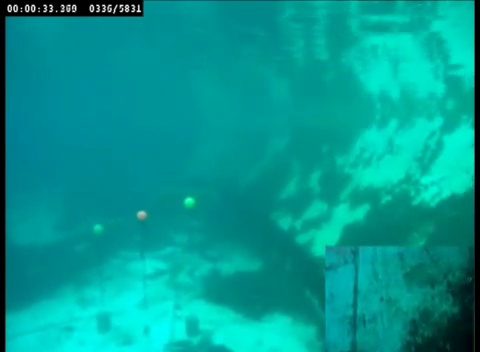
//> input picture Challenges/CHALLENGE-1/src/1002.jpeg, 480 x 352 px, given in place of the camera
$ ./edgeDetectionSample   (built with g++ and OpenCV 4)
//> lines starting //> are read from the running program, lines starting //| are printed output that depends on the picture
//Author: Keifer Edelmayer
/*
Program Description: With use of webcam, program is able to perform edge detection on
objects within frame of webcam. An additional control window with slider control for
threshold levels accepted has been created to allow for filtering of desired level.
*/
#include <iostream>
#include <stdio.h>
#include <stdlib.h>
#include "opencv2/opencv.hpp"

using namespace cv; using namespace std;

void edgeDetection( Mat frame );

int edgeThresh = 1;
int lowThreshold;
int const max_lowThreshold = 100;
int ratio = 3;
int kernel_size = 3;
//char* window_name = "Edge Map";


int main(int argc, char** argv){
    VideoCapture cap;
    // open the default camera, use something diffrent from 0 otherwise;
    // Check videocapture documentation
    if(!cap.open(0))
        return 0;

    namedWindow("Control", CV_WINDOW_AUTOSIZE);

    //create a trackbar for threshold control for edge detection
    cvCreateTrackbar( "Min Threshold:", "Control", &lowThreshold, max_lowThreshold );

    for(;;){  //infinite loop, runs till no more frames or key break
        Mat frame;
        cap >> frame;
//> frame is the input picture: 352 rows x 480 cols, CV_8UC3; mean B, G, R 146.5, 154, 1.9
        if( frame.empty() )
            break;

       edgeDetection( frame );

        if( waitKey(10) == 27 )
            break;
    }
    return 0;
}

void edgeDetection( Mat frame ){
    Mat frame_gray, dst, detected_edges; //create another frame for grayscale conversion

    //creation of a matrix of same size and type
    dst.create( frame.size(), frame.type() );
    cvtColor( frame, frame_gray, COLOR_BGR2GRAY );
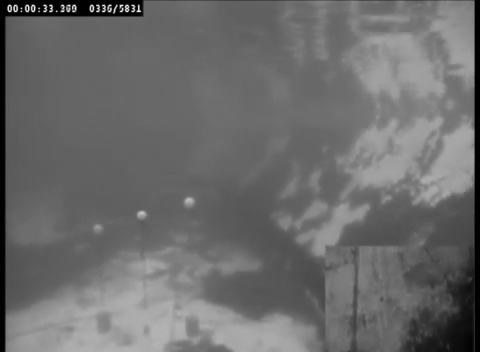
//> frame_gray: 352 rows x 480 cols, CV_8UC1; min 0, max 253, mean 107.7

    //blur of grayscale img  to filter noise
    blur( frame_gray, detected_edges, Size(3,3) );

    //OpenCV edge detection alg function
    Canny( detected_edges, detected_edges, lowThreshold, lowThreshold*ratio, kernel_size);
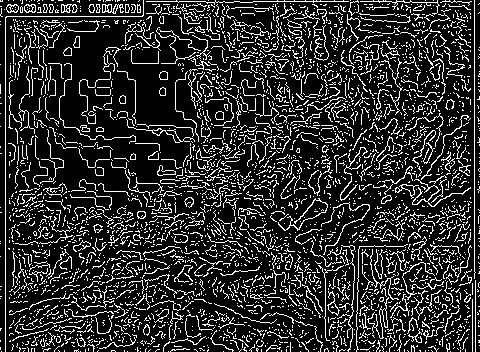
//> detected_edges: 352 rows x 480 cols, CV_8UC1; 17.8% white in thin lines or dots

    //fill the image with a black backround
    dst = Scalar::all(0);

    //fill in all accepted edge pixels on top of black img
    frame.copyTo( dst, detected_edges);
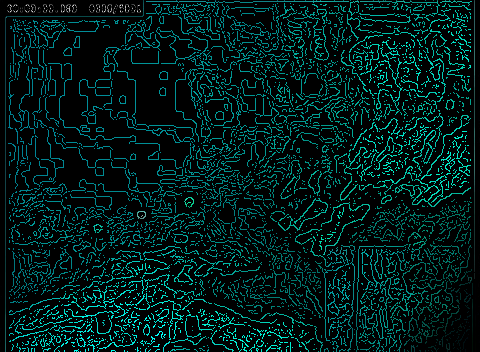
//> dst: 352 rows x 480 cols, CV_8UC3; mean B, G, R 26.1, 27.6, 0.6
//> the Esc key is pressed

    //display edge detection video feed back to user
    //imshow( window_name, dst );
    imshow( "threshold img", dst);
}

$ run again, on Challenges/CHALLENGE-1/src/1344.jpeg
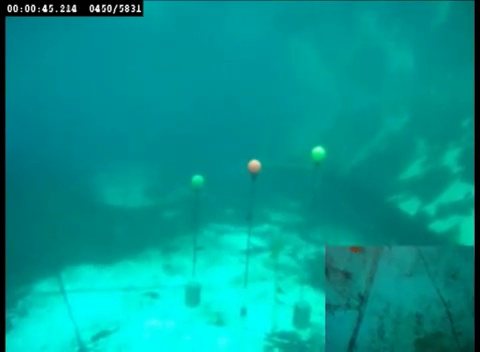
//> input picture Challenges/CHALLENGE-1/src/1344.jpeg, 480 x 352 px, given in place of the camera
//> frame is the input picture: 352 rows x 480 cols, CV_8UC3; mean B, G, R 145.8, 151.3, 2.5
//> in edgeDetection, `Canny( detected_edges, detected_edges, lowThreshold, lowThreshold*rati..`:
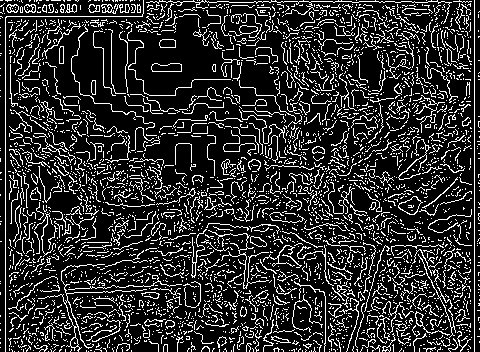
//> detected_edges: 352 rows x 480 cols, CV_8UC1; 17.9% white in thin lines or dots
//> in edgeDetection, `frame.copyTo( dst, detected_edges);`:
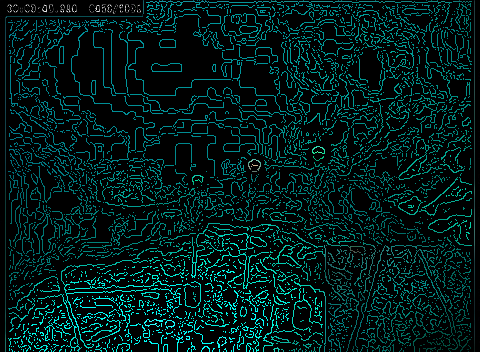
//> dst: 352 rows x 480 cols, CV_8UC3; mean B, G, R 26, 27.1, 0.7

$ run again, on Challenges/CHALLENGE-1/src/20.jpeg
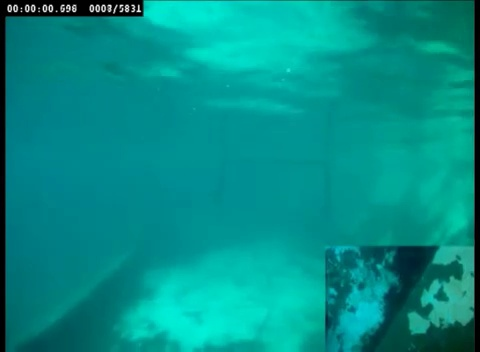
//> input picture Challenges/CHALLENGE-1/src/20.jpeg, 480 x 352 px, given in place of the camera
//> frame is the input picture: 352 rows x 480 cols, CV_8UC3; mean B, G, R 136.9, 143.4, 2.2
//> in edgeDetection, `Canny( detected_edges, detected_edges, lowThreshold, lowThreshold*rati..`:
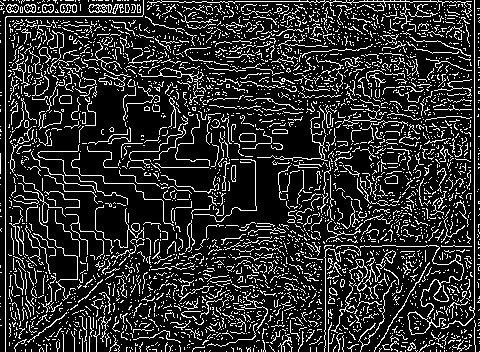
//> detected_edges: 352 rows x 480 cols, CV_8UC1; 17.5% white in thin lines or dots
//> in edgeDetection, `frame.copyTo( dst, detected_edges);`:
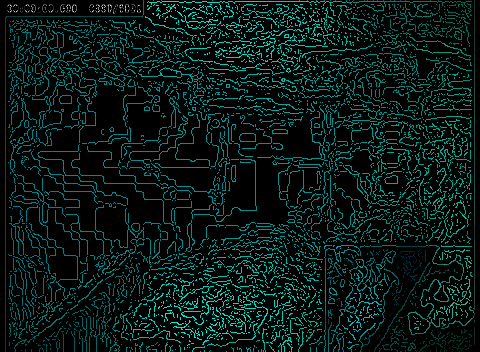
//> dst: 352 rows x 480 cols, CV_8UC3; mean B, G, R 24, 25.3, 0.6

$ run again, on Challenges/CHALLENGE-1/src/2300.jpeg
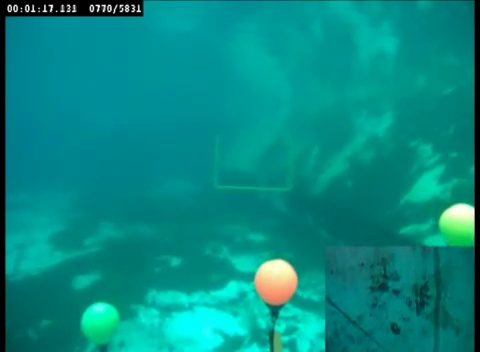
//> input picture Challenges/CHALLENGE-1/src/2300.jpeg, 480 x 352 px, given in place of the camera
//> frame is the input picture: 352 rows x 480 cols, CV_8UC3; mean B, G, R 132.1, 138.9, 5.2
//> in edgeDetection, `Canny( detected_edges, detected_edges, lowThreshold, lowThreshold*rati..`:
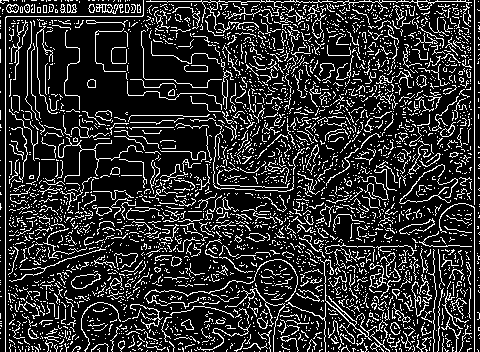
//> detected_edges: 352 rows x 480 cols, CV_8UC1; 18.1% white in thin lines or dots
//> in edgeDetection, `frame.copyTo( dst, detected_edges);`:
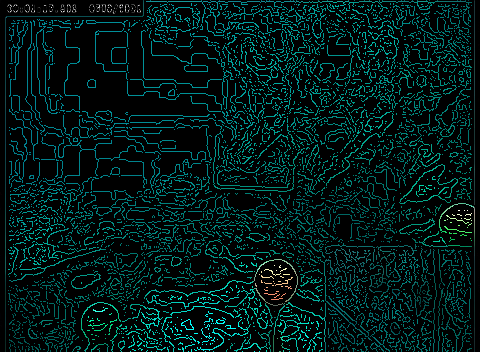
//> dst: 352 rows x 480 cols, CV_8UC3; mean B, G, R 23.6, 25, 1.1
